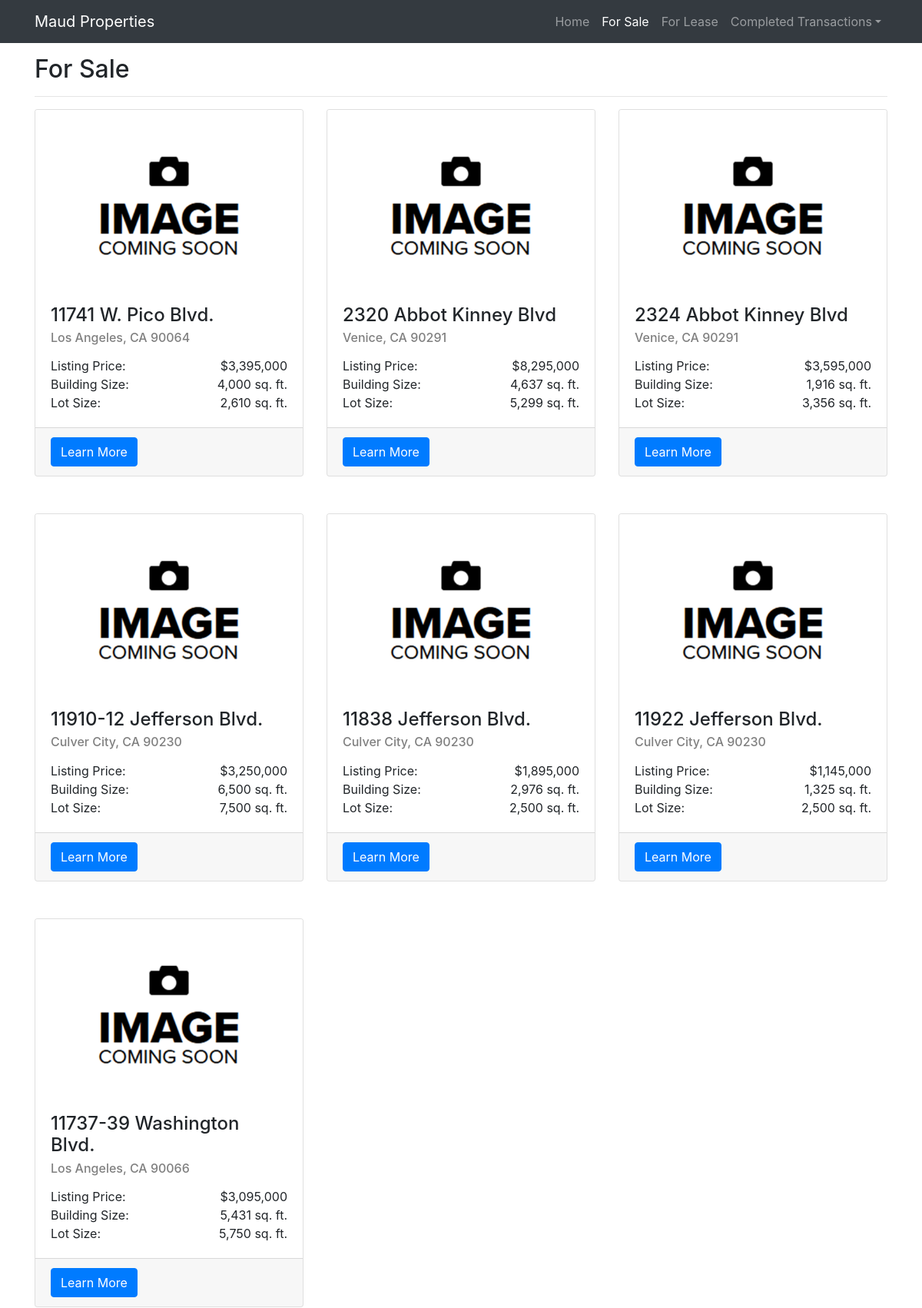
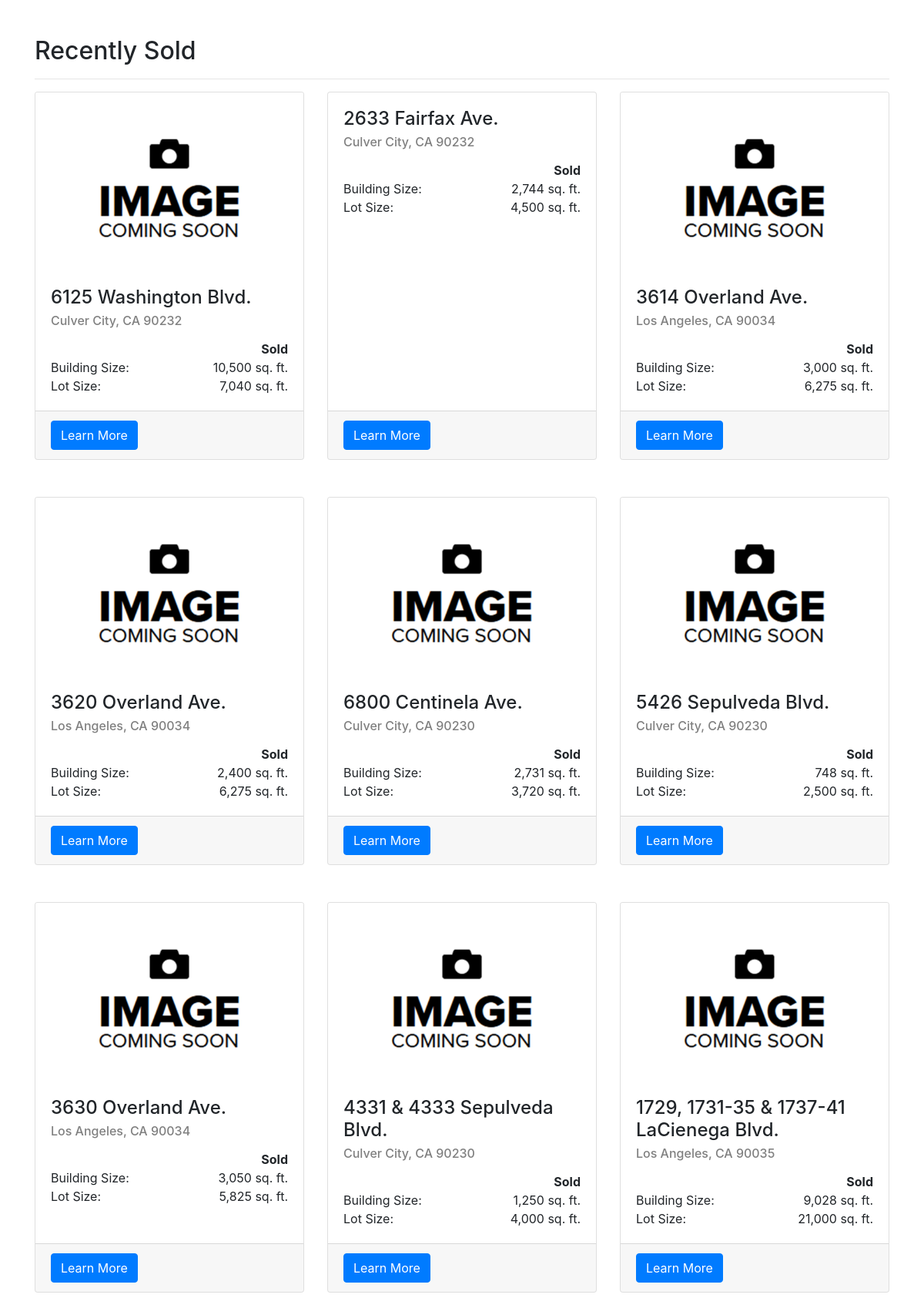
Page /sale/ (upper part) on the committed database (2 pictures, top to bottom).
### sale/models.py (models this page shows, shortened)
class Listing(models.Model):
    address = models.CharField(max_length=200)
    city = models.CharField(max_length=50, default='Culver City')
    zipcode = models.DecimalField(max_digits=5, decimal_places=0, default=0)
    longitude = models.DecimalField(max_digits=10, decimal_places=7, default=0)
    latitude = models.DecimalField(max_digits=10, decimal_places=7, default=0)
    price = models.IntegerField(default=0, blank=True)
    lot_size = models.IntegerField(default=0, blank=True)
    building_size = models.IntegerField(default=0, blank=True)
    completed = models.BooleanField(default=False, blank=True)
    in_escrow = models.BooleanField(default=False, blank=True)
    property_type = models.CharField(max_length=40, default="Owner/User", blank=True)
    completion_date = models.DateField(auto_now=False, auto_now_add=True, blank=True)
    description = models.CharField(max_length=400, blank=True)
    main_image = models.ImageField(upload_to='images/', blank=True)
    main_image_description = models.CharField(max_length=100, blank=True)
    flier = models.FileField(upload_to='fliers/', blank=True)
    rank = models.IntegerField(default=1)
    def footage(self):
        return "sq. ft."
    class Meta:
        abstract=True

class Sale(Listing):
    in_escrow = models.BooleanField(default=False, blank=True)
    featured = models.BooleanField(default=False, blank=True)
    def priceAddOn(self):
        return ""

### sale/views.py (the view)
# urls.py: path('', views.index, name='index'),
def index(request):
    all_curr_sales = Sale.objects.filter(completed=False).filter(in_escrow=False)
    all_in_escrows = Sale.objects.filter(in_escrow=True)
    recent_sales = Sale.objects.filter(completed=True).order_by('-completion_date')
    context = {
        'sale': True,
        'page': 'Sale',
        'current_properties': all_curr_sales,
        'escrow_properties': all_in_escrows,
        'recent_properties': recent_sales,
        'complete': 'Sold',
    }
    return render(request, 'sale/index.html', context)

### sale/templates/sale/index.html (shortened to what this page needs)
<!DOCTYPE html>
<html lang="en">
<head>
    <link href="https://stackpath.bootstrapcdn.com/bootstrap/4.3.1/css/bootstrap.min.css" rel="stylesheet">
    {% load static %}
    <link href="{% static "home/main.css"%}" rel="stylesheet">
    {% load humanize %}
</head>
<body>
    <div id="nav-placeholder">
        {% include "home/nav.html" with active_tab=page %}
    </div>
    <div class="container">
        {% if current_properties|length > 0 %}
            <h2 class="header">For {{page}}</h2>
            <hr>
            <div class="row">
                {% for prop in current_properties %}
                <div class="col-md-4 mb-5">
                    <div class="card h-100">
                    <a href="{{prop.id}}"><img class="card-img-top" src="{{prop.main_image.url}}" alt=""></a>
                    <div class="card-body">
                        <h4 class="card-title">{{prop.address}}</h4>
                        <h6 class="card-subtitle" style="margin-bottom: 15px;">{{prop.city}}, CA {{prop.zipcode}}</h6>
                        <span class="card-text">Listing Price:</span>
                        <span class="card-text" style="float: right">${{prop.price|intcomma}}{{prop.priceAddOn}}</span>
                        <br>
                        <span class="card-text">Building Size:</span>
                        <span class="card-text" style="float: right">{{prop.building_size|intcomma}} {{prop.footage}}</span>
                        <br>
                        {% if prop.lot_size != 0 %}
                            <span class="card-text">Lot Size:</span>
                            <span class="card-text" style="float: right">{{prop.lot_size|intcomma}} {{prop.footage}}</span>
                        {% endif %}
                    </div>
                    <div class="card-footer">
                        <a href="{{prop.id}}" class="btn btn-primary">Learn More</a>
                    </div>
                    </div>
                </div>
                {% if forloop.counter|divisibleby:3 %}
            </div>
            <div class="row">
                {% endif %}
                {% endfor %}
            </div>
        {% endif %}
        {% if recent_properties|length > 0 %}
            {% if sale %}
                <h2>Recently Sold</h2>
            {% else %}
                <h2>Recently Leased</h2>
            {% endif %}
            <hr>
            <div class="row">
                {% for prop in recent_properties %}
                <div class="col-md-4 mb-5">
                    <div class="card h-100">
                    <a href="{{prop.id}}"><img class="card-img-top" src="{{prop.main_image.url}}" alt=""></a>
                    <div class="card-body">
                        <h4 class="card-title">{{prop.address}}</h4>
                        <h6 class="card-subtitle" style="margin-bottom: 15px;">{{prop.city}}, CA {{prop.zipcode}}</h6>
                        <span class="card-text" style="float: right"><b>{{complete}}</b></span>
                        <br>
                        <span class="card-text">Building Size:</span>
                        <span class="card-text" style="float: right">{{prop.building_size|intcomma}} {{prop.footage}}</span>
                        <br>
                        {% if not prop.lot_size == 0 %}
                            <span class="card-text">Lot Size:</span>
                            <span class="card-text" style="float: right">{{prop.lot_size|intcomma}} {{prop.footage}}</span>
                        {% endif %}
                    </div>
                    <div class="card-footer">
                        <a href="{{prop.id}}" class="btn btn-primary">Learn More</a>
                    </div>
                    </div>
                </div>
                {% if forloop.counter|divisibleby:3 %}
            </div>
            <div class="row">
                {% endif %}
                {% endfor %}
            </div>
        {% endif %}
    </div>
</body>
</html>

### home/static/home/main.css (style rules this page uses)
body { padding-top: 56px; }
.header { margin-top: 15px !important; }
img { display: block; width: 100%; height: auto; }
h6 { color: grey; }

### rows in the picture
Sale: main_image (picture), address "11741 W. Pico Blvd.", city "Los Angeles", zipcode "90064", price "3,395,000", building_size "4,000", footage "sq. ft.", lot_size "2,610"
Sale: main_image (picture), address "2320 Abbot Kinney Blvd", city "Venice", zipcode "90291", price "8,295,000", building_size "4,637", footage "sq. ft.", lot_size "5,299"
Sale: main_image (picture), address "2324 Abbot Kinney Blvd", city "Venice", zipcode "90291", price "3,595,000", building_size "1,916", footage "sq. ft.", lot_size "3,356"
Sale: main_image (picture), address "11910-12 Jefferson Blvd.", city "Culver City", zipcode "90230", price "3,250,000", building_size "6,500", footage "sq. ft.", lot_size "7,500"
Sale: main_image (picture), address "11838 Jefferson Blvd.", city "Culver City", zipcode "90230", price "1,895,000", building_size "2,976", footage "sq. ft.", lot_size "2,500"
Sale: main_image (picture), address "11922 Jefferson Blvd.", city "Culver City", zipcode "90230", price "1,145,000", building_size "1,325", footage "sq. ft.", lot_size "2,500"
Sale: main_image (picture), address "11737-39 Washington Blvd.", city "Los Angeles", zipcode "90066", price "3,095,000", building_size "5,431", footage "sq. ft.", lot_size "5,750"
Sale: main_image (picture), address "6125 Washington Blvd.", city "Culver City", zipcode "90232", complete "Sold", building_size "10,500", footage "sq. ft.", lot_size "7,040"
Sale: address "2633 Fairfax Ave.", city "Culver City", zipcode "90232", complete "Sold", building_size "2,744", footage "sq. ft.", lot_size "4,500"
Sale: main_image (picture), address "3614 Overland Ave.", city "Los Angeles", zipcode "90034", complete "Sold", building_size "3,000", footage "sq. ft.", lot_size "6,275"
Sale: main_image (picture), address "3620 Overland Ave.", city "Los Angeles", zipcode "90034", complete "Sold", building_size "2,400", footage "sq. ft.", lot_size "6,275"
Sale: main_image (picture), address "6800 Centinela Ave.", city "Culver City", zipcode "90230", complete "Sold", building_size "2,731", footage "sq. ft.", lot_size "3,720"
Sale: main_image (picture), address "5426 Sepulveda Blvd.", city "Culver City", zipcode "90230", complete "Sold", building_size "748", footage "sq. ft.", lot_size "2,500"
Sale: main_image (picture), address "3630 Overland Ave.", city "Los Angeles", zipcode "90034", complete "Sold", building_size "3,050", footage "sq. ft.", lot_size "5,825"
Sale: main_image (picture), address "4331 & 4333 Sepulveda Blvd.", city "Culver City", zipcode "90230", complete "Sold", building_size "1,250", footage "sq. ft.", lot_size "4,000"
Sale: main_image (picture), address "1729, 1731-35 & 1737-41 LaCienega Blvd.", city "Los Angeles", zipcode "90035", complete "Sold", building_size "9,028", footage "sq. ft.", lot_size "21,000"

### other values in the picture
{{ page }} "Sale"
